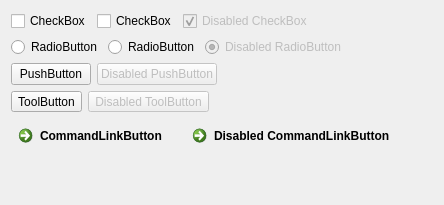
      <widget class="QWidget" name="tab_6">
       <attribute name="title">
        <string notr="true">Buttons</string>
       </attribute>
       <layout class="QVBoxLayout" name="verticalLayout_7">
        <item>
         <layout class="QHBoxLayout" name="horizontalLayout_2">
          <item>
           <widget class="QCheckBox" name="checkBox">
            <property name="text">
             <string notr="true">CheckBox</string>
            </property>
           </widget>
          </item>
          <item>
           <widget class="QCheckBox" name="checkBox_3">
            <property name="text">
             <string notr="true">CheckBox</string>
            </property>
           </widget>
          </item>
          <item>
           <widget class="QCheckBox" name="checkBox_2">
            <property name="enabled">
             <bool>false</bool>
            </property>
            <property name="text">
             <string notr="true">Disabled CheckBox</string>
            </property>
            <property name="checked">
             <bool>true</bool>
            </property>
           </widget>
          </item>
          <item>
           <spacer name="horizontalSpacer_5">
            <property name="orientation">
             <enum>Qt::Horizontal</enum>
            </property>
            <property name="sizeHint" stdset="0">
             <size>
              <width>40</width>
              <height>20</height>
             </size>
            </property>
           </spacer>
          </item>
         </layout>
        </item>
        <item>
         <layout class="QHBoxLayout" name="horizontalLayout">
          <item>
           <widget class="QRadioButton" name="radioButton_2">
            <property name="text">
             <string notr="true">RadioButton</string>
            </property>
           </widget>
          </item>
          <item>
           <widget class="QRadioButton" name="radioButton_3">
            <property name="text">
             <string notr="true">RadioButton</string>
            </property>
           </widget>
          </item>
          <item>
           <widget class="QRadioButton" name="radioButton">
            <property name="enabled">
             <bool>false</bool>
            </property>
            <property name="text">
             <string notr="true">Disabled RadioButton</string>
            </property>
            <property name="checked">
             <bool>true</bool>
            </property>
           </widget>
          </item>
          <item>
           <spacer name="horizontalSpacer_4">
            <property name="orientation">
             <enum>Qt::Horizontal</enum>
            </property>
            <property name="sizeHint" stdset="0">
             <size>
              <width>40</width>
              <height>20</height>
             </size>
            </property>
           </spacer>
          </item>
         </layout>
        </item>
        <item>
         <layout class="QHBoxLayout" name="horizontalLayout_3">
          <item>
           <widget class="QPushButton" name="pushButton">
            <property name="text">
             <string notr="true">PushButton</string>
            </property>
           </widget>
          </item>
          <item>
           <widget class="QPushButton" name="pushButton_2">
            <property name="enabled">
             <bool>false</bool>
            </property>
            <property name="text">
             <string notr="true">Disabled PushButton</string>
            </property>
           </widget>
          </item>
          <item>
           <spacer name="horizontalSpacer_3">
            <property name="orientation">
             <enum>Qt::Horizontal</enum>
            </property>
            <property name="sizeHint" stdset="0">
             <size>
              <width>40</width>
              <height>20</height>
             </size>
            </property>
           </spacer>
          </item>
         </layout>
        </item>
        <item>
         <layout class="QHBoxLayout" name="horizontalLayout_4">
          <item>
           <widget class="QToolButton" name="toolButton">
            <property name="text">
             <string notr="true">ToolButton</string>
            </property>
           </widget>
          </item>
          <item>
           <widget class="QToolButton" name="toolButton_2">
            <property name="enabled">
             <bool>false</bool>
            </property>
            <property name="text">
             <string notr="true">Disabled ToolButton</string>
            </property>
           </widget>
          </item>
          <item>
           <spacer name="horizontalSpacer_2">
            <property name="orientation">
             <enum>Qt::Horizontal</enum>
            </property>
            <property name="sizeHint" stdset="0">
             <size>
              <width>40</width>
              <height>20</height>
             </size>
            </property>
           </spacer>
          </item>
         </layout>
        </item>
        <item>
         <layout class="QHBoxLayout" name="horizontalLayout_5">
          <item>
           <widget class="QCommandLinkButton" name="commandLinkButton_2">
            <property name="text">
             <string notr="true">CommandLinkButton</string>
            </property>
           </widget>
          </item>
          <item>
           <widget class="QCommandLinkButton" name="commandLinkButton">
            <property name="text">
             <string notr="true">Disabled CommandLinkButton</string>
            </property>
           </widget>
          </item>
          <item>
           <spacer name="horizontalSpacer">
            <property name="orientation">
             <enum>Qt::Horizontal</enum>
            </property>
            <property name="sizeHint" stdset="0">
             <size>
              <width>40</width>
              <height>20</height>
             </size>
            </property>
           </spacer>
          </item>
         </layout>
        </item>
        <item>
         <spacer name="verticalSpacer">
          <property name="orientation">
           <enum>Qt::Vertical</enum>
          </property>
          <property name="sizeHint" stdset="0">
           <size>
            <width>20</width>
            <height>40</height>
           </size>
          </property>
         </spacer>
        </item>
       </layout>
      </widget>
